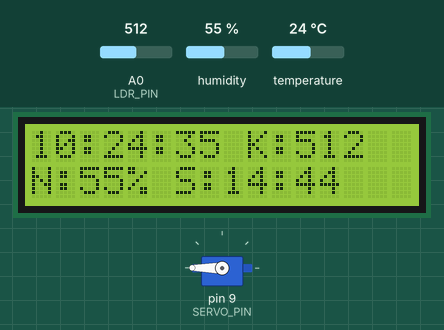
A sketch run on a simulated Arduino Uno, built with avr-gcc and run on an emulated ATmega328P. Parts: 16×2 character LCD, servo. The inputs (shaded band) are chosen by the test bench; at power-on: humidity 55 %, A0 (LDR_PIN) = 512, temperature 24 °C. The local clock reads 2024-03-15 10:24:30 at power-on unless the sketch sets it; what the sketch prints to the serial monitor is not drawn.

Above: at 5.8 s.
5.9 s: humidity set to 69 %
At 8.4 s:
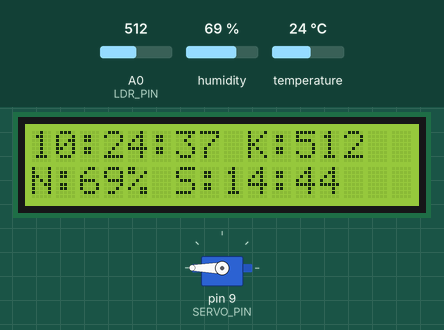
9.3 s: humidity set to 72 %
At 11.7 s:
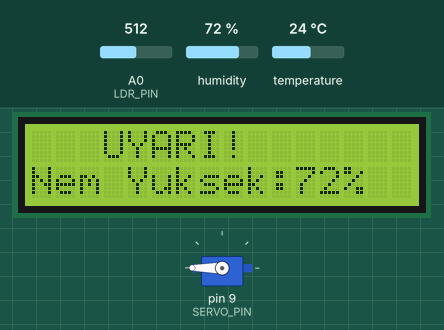
15.4 s: A0 (LDR_PIN) set to 306
At 20.57 s:
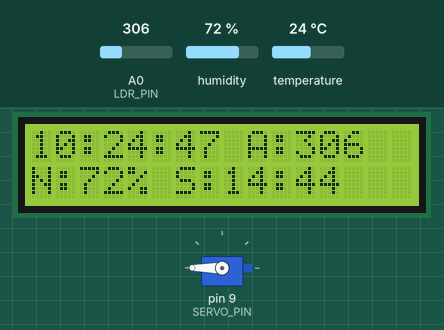
21.5 s: humidity set to 19 %
At 24.9 s:
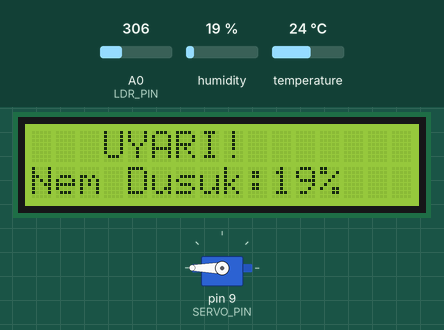
27.6 s: A0 (LDR_PIN) set to 122
At 33.33 s:
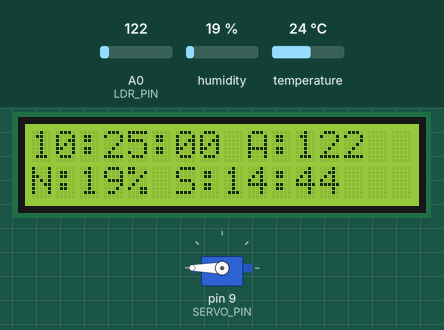
33.7 s: A0 (LDR_PIN) set to 60
At 39.71 s:
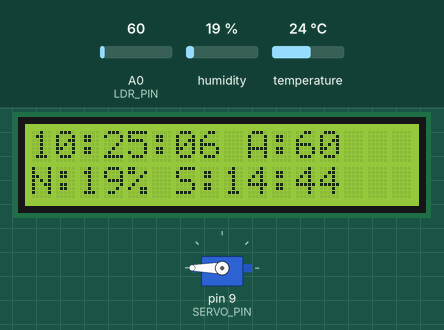
Timing chart, 0 to 40.8 s (numbered marks = the images above; inputs shaded):
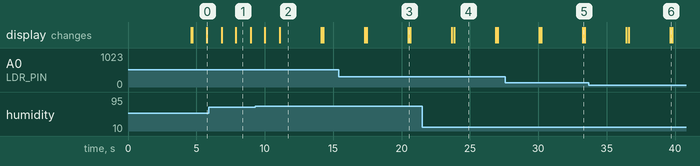

The sketch:

Hayvan_Besleme_Otomasyonu_Tercihen_Sincap.ino
```cpp
#include <Wire.h>
#include <LiquidCrystal_I2C.h>
#include <RTClib.h>
#include <Servo.h>
#include <DHT.h>


#define LDR_PIN A0
#define DHT_PIN 2
#define SERVO_PIN 9

#define DHT_TYPE DHT11
DHT dht(DHT_PIN, DHT_TYPE);


LiquidCrystal_I2C lcd(0x27, 16, 2);
RTC_DS3231 rtc;
Servo servoMotor;

const int beslemeSayisi = 3;
int beslemeSaatleri[beslemeSayisi][2] = {
  {8, 0},    // Sabah 08:00
  {14, 44},   // Öğlen 13:00
  {15, 16}    // Akşam 19:00
};


bool beslemeYapildi[beslemeSayisi] = {false, false, false};
bool nemUyariAktif = false;
unsigned long sonGuncellemeSuresi = 0;
unsigned long sonNemOkumaSuresi = 0;


const int LDR_ESIK = 500;      // Karanlık eşiği (0-1023 arası)
const float NEM_MIN = 20.0;    // Minimum nem %20
const float NEM_MAX = 70.0;    // Maximum nem %


float sonNemDegeri = 0;
float sonSicaklikDegeri = 0;
bool dhtBasarili = false;

void setup() {
  Serial.begin(9600);
  Serial.println("=========================");
  Serial.println("Sistem Baslatiliyor...");
  Serial.println("=========================");

  lcd.init();
  lcd.backlight();
  lcd.clear();
  lcd.setCursor(0, 0);
  lcd.print("Hayvan Besleme");
  lcd.setCursor(0, 1);
  lcd.print("Otomasyonu ");
  delay(2000);


  Serial.print("RTC baslatiliyor... ");
  if (!rtc.begin()) {
    lcd.clear();
    lcd.setCursor(0, 0);
    lcd.print("RTC Hata!");
    lcd.setCursor(0, 1);
    lcd.print("Kontrol Edin");
    Serial.println("HATA!");
    while (1) delay(1000);
  }
  Serial.println("OK");

  if (rtc.lostPower()) {
    Serial.println("RTC zamani kayboldu!");
    Serial.println("UYARI: Zamani ayarlayin!");
    // İlk kullanımda bu satırı aktif edin, sonra tekrar yorum yapın:
    // rtc.adjust(DateTime(F(__DATE__), F(__TIME__)));
  }


  Serial.print("DHT11 baslatiliyor... ");
  dht.begin();
  delay(2000);  // DHT11'in stabilize olması için bekleme


  float testNem = dht.readHumidity();
  float testSicaklik = dht.readTemperature();

  if (isnan(testNem) || isnan(testSicaklik)) {
    Serial.println("HATA!");
    Serial.println("DHT11 Baglanti Kontrolu:");
    Serial.println("- VCC -> 5V");
    Serial.println("- DATA -> D2 (Pin 2)");
    Serial.println("- GND -> GND");
    Serial.println("- 10K pull-up direnci (DATA-VCC arasi)");
    dhtBasarili = false;
  } else {
    Serial.println("OK");
    Serial.print("Nem: ");
    Serial.print(testNem);
    Serial.print("% - Sicaklik: ");
    Serial.print(testSicaklik);
    Serial.println("C");
    sonNemDegeri = testNem;
    sonSicaklikDegeri = testSicaklik;
    dhtBasarili = true;
  }


  Serial.print("Servo motor baslatiliyor... ");
  servoMotor.attach(SERVO_PIN);
  servoMotor.write(180);  // Başlangıç pozisyonu (180'den başlayacak)
  delay(500);
  Serial.println("OK");

  lcd.clear();
  Serial.println("=========================");
  Serial.println("Sistem Hazir!");
  Serial.println("=========================");
}

void loop() {
  DateTime now = rtc.now();

  // LDR okuma
  int ldrDeger = analogRead(LDR_PIN);

  if (millis() - sonNemOkumaSuresi >= 2000) {
    float nem = dht.readHumidity();
    float sicaklik = dht.readTemperature();

    if (!isnan(nem) && !isnan(sicaklik)) {
      sonNemDegeri = nem;
      sonSicaklikDegeri = sicaklik;
      dhtBasarili = true;

      // Serial'e yazdır
      Serial.print("Nem: ");
      Serial.print(nem);
      Serial.print("% | Sicaklik: ");
      Serial.print(sicaklik);
      Serial.print("C | LDR: ");
      Serial.println(ldrDeger);
    } else {
      dhtBasarili = false;
      Serial.println("DHT11 okuma hatasi!");
    }

    sonNemOkumaSuresi = millis();
  }


  nemKontrol(sonNemDegeri, dhtBasarili);


  if (millis() - sonGuncellemeSuresi >= 1000) {
    if (!nemUyariAktif) {
      guncelleLCD(now, ldrDeger, sonNemDegeri, sonSicaklikDegeri, dhtBasarili);
    }
    sonGuncellemeSuresi = millis();
  }


  beslemeKontrol(now);

  delay(100);
}

void guncelleLCD(DateTime now, int ldr, float nem, float sicaklik, bool dhtOK) {

  lcd.setCursor(0, 0);


  if (now.hour() < 10) lcd.print("0");
  lcd.print(now.hour());
  lcd.print(":");
  if (now.minute() < 10) lcd.print("0");
  lcd.print(now.minute());
  lcd.print(":");
  if (now.second() < 10) lcd.print("0");
  lcd.print(now.second());


  lcd.print(" ");
  if (ldr < LDR_ESIK) {
    lcd.print("A");
  } else {
    lcd.print("K");
  }

  // LDR değeri
  lcd.print(":");
  lcd.print(ldr);
  lcd.print("   ");


  lcd.setCursor(0, 1);

  if (!dhtOK) {
    lcd.print("Nem:Hata        ");
  } else {
    lcd.print("N:");
    lcd.print((int)nem);
    lcd.print("% ");


    int sonraki = sonrakiBesleme(now);
    if (sonraki != -1) {
      lcd.print("S:");
      if (beslemeSaatleri[sonraki][0] < 10) lcd.print("0");
      lcd.print(beslemeSaatleri[sonraki][0]);
      lcd.print(":");
      if (beslemeSaatleri[sonraki][1] < 10) lcd.print("0");
      lcd.print(beslemeSaatleri[sonraki][1]);
    } else {
      lcd.print("Tamamlandi");
    }
    lcd.print("   ");
  }
}

void beslemeKontrol(DateTime now) {
  int suankiSaat = now.hour();
  int suankiDakika = now.minute();
  int suankiSaniye = now.second();


  for (int i = 0; i < beslemeSayisi; i++) {
    if (suankiSaat == beslemeSaatleri[i][0] &&
        suankiDakika == beslemeSaatleri[i][1] &&
        suankiSaniye < 5 &&
        !beslemeYapildi[i]) {

      Serial.print("BESLEME ZAMANI: ");
      Serial.print(i + 1);
      Serial.println(". besleme");

      mamaVer();
      beslemeYapildi[i] = true;
    }
  }


  if (suankiSaat == 0 && suankiDakika == 0 && suankiSaniye < 5) {
    for (int i = 0; i < beslemeSayisi; i++) {
      beslemeYapildi[i] = false;
    }
    Serial.println("Yeni gun - Besleme bayraklari sifirlandi");
  }
}

void mamaVer() {
  lcd.clear();
  lcd.setCursor(0, 0);
  lcd.print("   MAMA   ");
  lcd.setCursor(0, 1);
  lcd.print("  VERILIYOR...");

  Serial.println(">>> Mama veriliyor...");


  servoMotor.write(180);
  delay(500);


  for (int aci = 180; aci >= 0; aci -= 5) {
    servoMotor.write(aci);
    delay(50);
  }

  delay(1000);

  lcd.clear();
  lcd.setCursor(0, 0);
  lcd.print("  MAMA VERILDI");
  lcd.setCursor(0, 1);
  lcd.print(" AFIYET OLSUN ;)");

  Serial.println(">>> Mama verildi!");

  delay(3000);
  lcd.clear();
}

void nemKontrol(float nem, bool dhtOK) {

  if (!dhtOK) {
    if (!nemUyariAktif) {
      lcd.clear();
      lcd.setCursor(0, 0);
      lcd.print("  DHT11 HATA! ");
      lcd.setCursor(0, 1);
      lcd.print("Baglanti Kontrol");
      nemUyariAktif = true;
      delay(3000);
      nemUyariAktif = false;
      lcd.clear();
    }
    return;
  }


  if (nem >= NEM_MIN && nem <= NEM_MAX) {
    if (nemUyariAktif) {
      nemUyariAktif = false;
      lcd.clear();
    }
    return;
  }


  lcd.clear();
  lcd.setCursor(0, 0);
  lcd.print("   UYARI!   ");
  lcd.setCursor(0, 1);

  if (nem < NEM_MIN) {
    lcd.print("Nem Dusuk:");
    Serial.print("UYARI: Nem cok dusuk - ");
  } else {
    lcd.print("Nem Yuksek:");
    Serial.print("UYARI: Nem cok yuksek - ");
  }

  lcd.print((int)nem);
  lcd.print("%");
  Serial.print(nem);
  Serial.println("%");

  nemUyariAktif = true;
  delay(3000);
  nemUyariAktif = false;
  lcd.clear();
}

int sonrakiBesleme(DateTime now) {
  int suankiSaat = now.hour();
  int suankiDakika = now.minute();
  int suankiDakikaToplam = suankiSaat * 60 + suankiDakika;

  for (int i = 0; i < beslemeSayisi; i++) {
    int beslemeDakikaToplam = beslemeSaatleri[i][0] * 60 + beslemeSaatleri[i][1];

    if (beslemeDakikaToplam > suankiDakikaToplam && !beslemeYapildi[i]) {
      return i;
    }
  }

  return 0;
}
```

Measured:
- the behaviour switches between 70 and 71 % on humidity (found by bisection; images 1 and 2)
- after the input at 9.3 s, the display: first differs from a run without the input after 1.8 s (image 2)
- after the input at 15.4 s, the display: first differs from a run without the input after 5.1 s (image 3)
- after the input at 21.5 s, the display: first differs from a run without the input after 2.3 s (image 4)
- what the display in image 1 shows lasts 1.1 s, from 7.9 s to 9.0 s
- what the display in image 2 shows lasts 3.0 s, from 11.1 s to 14.1 s
